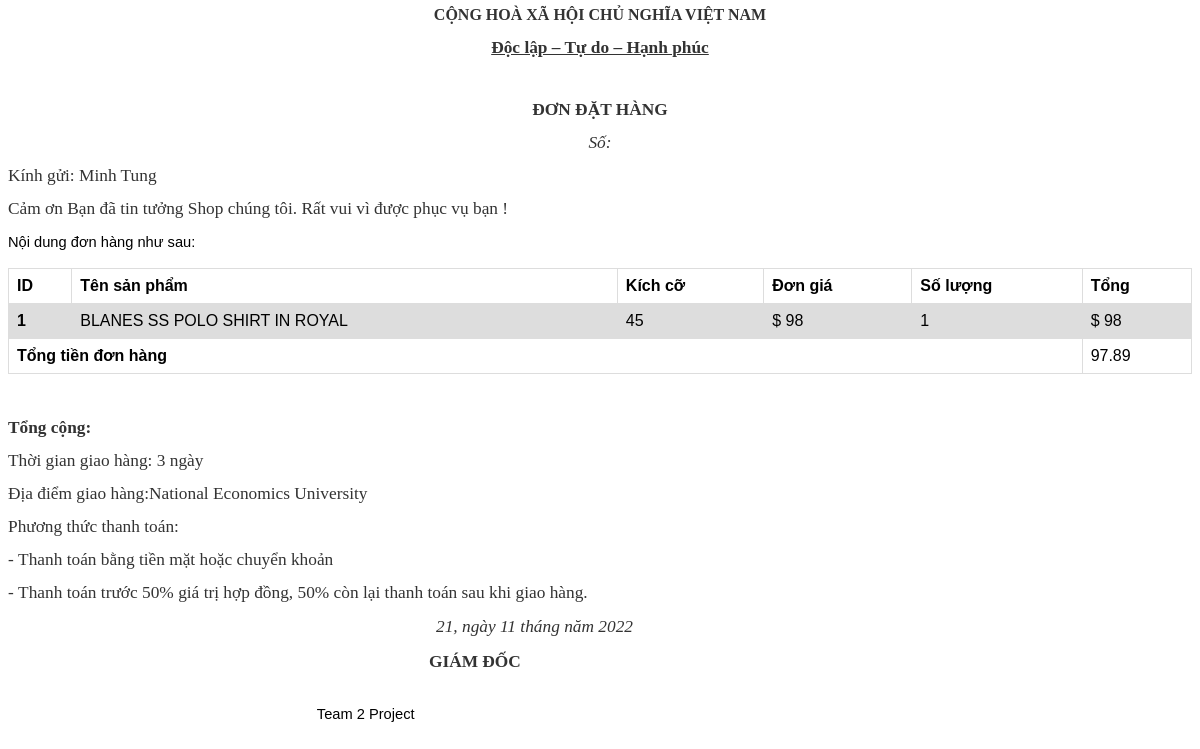
Page /admin_page/testdata.php?order_id=1 on the committed database.
### tables this page shows
CREATE TABLE `order` (
  `id` int(11) NOT NULL,
  `user_id` int(11) DEFAULT NULL,
  `fullname` varchar(255) DEFAULT NULL,
  `email` varchar(255) DEFAULT NULL,
  `phone_number` varchar(255) DEFAULT NULL,
  `address` varchar(255) DEFAULT NULL,
  `note` longtext DEFAULT NULL,
  `total_money` float NOT NULL,
  `order_date` datetime DEFAULT NULL,
  `status` int(11) DEFAULT NULL
);

CREATE TABLE `orderdetail` (
  `id` int(11) NOT NULL,
  `order_id` int(11) DEFAULT NULL,
  `product_id` int(11) DEFAULT NULL,
  `size` int(11) NOT NULL,
  `price` int(11) DEFAULT NULL,
  `num` int(11) DEFAULT NULL,
  `total_money` int(11) DEFAULT NULL
);

CREATE TABLE `product` (
  `id` int(11) NOT NULL,
  `category_id` int(11) DEFAULT NULL,
  `title` varchar(255) DEFAULT NULL,
  `price_old` float NOT NULL DEFAULT 0,
  `price` float DEFAULT NULL,
  `description` longtext DEFAULT NULL,
  `closed` int(11) NOT NULL,
  `bought` int(11) NOT NULL,
  `created_at` datetime DEFAULT NULL,
  `updated_at` datetime DEFAULT NULL,
  `deleted` int(11) DEFAULT NULL
);

### Models/clsDatabase.php (called while the page is built, shortened)
<?php
class clsDatabase{
	function ConnectDB()
	{
		$conn = NULL;
		try
		{
			$conn = new PDO("mysql:host=localhost;dbname=project2","root","");
			$conn->query("SET NAMES UTF8");
		}
		catch(PDOException $ex)
		{
			echo "<p>".$ex->getMessage()."</p>";
			die("<h3> ERROR IN CONNECTING DATABASE</h3>");
		}
		return $conn;
	}
	function executeQuery($sql,$data=null){
      $conn=$this->ConnectDB();
	  if(isset($data)==false||empty($data)){
		$this->pdo_stm=$conn->prepare($sql);
		$result=$this->pdo_stm->execute();
		return $result;
	  }
	  else{
		$this->pdo_stm=$conn->prepare($sql);
		$result=$this->pdo_stm->execute($data);
		return $result;
	  }
	}
}
?>

### Models/clsOrderDetail.php (called while the page is built, shortened)
<?php
require_once("clsDatabase.php");
 class clsOrderDetail{
   function getOrderDetail($order_id){
    $clsDatabase= new clsDatabase();
    $sql="SELECT * FROM `orderdetail` WHERE order_id=$order_id;";
    $clsDatabase->executeQuery($sql);
    $rows=$clsDatabase->pdo_stm->fetchAll(PDO::FETCH_ASSOC);
     return $rows;
   }
   function getNameProduct($product_id){
    $sql="SELECT product.title FROM product INNER JOIN orderdetail WHERE product.id=orderdetail.product_id AND orderdetail.product_id=$product_id;";
    $clsDatabase= new clsDatabase();
    $clsDatabase->executeQuery($sql);
    $row=$clsDatabase->pdo_stm->fetch(PDO::FETCH_ASSOC);
    return $row["title"];
   }
 }
?>

### Models/clsOrder.php (called while the page is built, shortened)
<?php
require_once("clsDatabase.php");
class clsOrder{
    function getOrderById($order_id){
        $clsDatabase= new clsDatabase();
        $sql="SELECT * FROM `order` WHERE id=$order_id;";
        $clsDatabase->executeQuery($sql);
        $row=$clsDatabase->pdo_stm->fetch(PDO::FETCH_ASSOC);
        return $row;
    }
}
?>

### admin_page/testdata.php (the view, shortened to what this page needs)
<?php
    require("../Models/clsOrder.php");
    require_once("../Models/clsOrderDetail.php");
    $order_id = "";
    if(isset($_REQUEST["order_id"]))
    {
      $order_id=$_REQUEST["order_id"];
    }
    $clsOrder = new clsOrder();
    $order=$clsOrder->getOrderById($order_id);
    $clsOrderDetail=new clsOrderDetail();
    $orderDetail=$clsOrderDetail->getOrderDetail($order_id);
    $allProduct='';
    foreach ($orderDetail as $value) {
      $nameProduct = $clsOrderDetail->getNameProduct($value["product_id"]) ;
      $size= $value["size"] ;
$allProduct.='<tr>
<th scope="row">'. $value["id"].'</th>
<td>'.$nameProduct .'</td>
<td>'. $size.'</td>
<td>$ '. $value["price"] .'</td>
<td> '. $value["num"] .'</td>
<td>$ '. $value["total_money"] .'</td>
</tr>';
      }
    $body    = '<!DOCTYPE HTML PUBLIC "-//W3C//DTD HTML 4.0 Transitional//EN">
    <html>
    <head>
    </head>
    <body lang="en-US" text="#000000" link="#000080" vlink="#800000" dir="ltr">
    <div class="container">
    <p class="western mt-5" align="center" style="margin-bottom: 0.11in; line-height: 100%">
    <font color="#333333"><font face="Times New Roman, serif"><font size="3" style="font-size: 12pt"><b>
    CỘNG HOÀ XÃ HỘI CHỦ NGHĨA VIỆT NAM</b></font></font></font></p>
    <p class="western" align="center" style="margin-top: 0.19in; margin-bottom: 0.19in; line-height: 100%">
    <font color="#333333"><font face="Times New Roman, serif"><font size="3" style="font-size: 13pt"><u><b>&#272;&#7897;c
    l&#7853;p &ndash; T&#7921; do &ndash; H&#7841;nh ph&uacute;c<br/>
    </b></u></font></font></font><br/>
    <br/>
    </p>
    <p class="western" align="center" style="margin-top: 0.19in; margin-bottom: 0.19in; line-height: 100%">
    <font color="#333333"><font face="Times New Roman, serif"><font size="3" style="font-size: 13pt"><b>&#272;&#416;N
    &#272;&#7862;T H&Agrave;NG</b></font></font></font></p>
    <p class="western" align="center" style="margin-top: 0.19in; margin-bottom: 0.19in; line-height: 100%">
    <font color="#333333"><font face="Times New Roman, serif"><font size="3" style="font-size: 13pt"><i>S&#7889;:
    <?= $order["id"] ?></i></font></font></font></p>
    <p class="western" style="margin-top: 0.19in; margin-bottom: 0.19in; line-height: 100%">
    <font color="#333333"><font face="Times New Roman, serif"><font size="3" style="font-size: 13pt">K&iacute;nh
    g&#7917;i:
    '.$order["fullname"].' </font></font></font></p>
    <p class="western" style="margin-top: 0.19in; margin-bottom: 0.19in; line-height: 100%">
    <font color="#333333"><font face="Times New Roman, serif"><font size="3" style="font-size: 13pt">Cảm ơn Bạn đã tin tưởng Shop chúng tôi. Rất vui vì được phục vụ bạn ! </font></font></font></p>
    <p class="western" style="margin-top: 0.19in; margin-bottom: 0.19in; line-height: 100%">
    Nội dung đơn hàng như sau: </p>
    <table  style="font-family: arial, sans-serif;
    border-collapse: collapse;
    width: 100%;">
        <tr>
          <th scope="col">ID  </th>
          <th scope="col">Tên sản phẩm</th>
          <th scope="col">Kích cỡ</th>
          <th scope="col">Đơn giá</th>
          <th scope="col">Số lượng</th>
          <th scope="col">Tổng</th>
        </tr>
        '.$allProduct.'
        <tr>
          <th colspan="5">Tổng tiền đơn hàng</th>
          <td>'.$order["total_money"].'</td>
        </tr>
    </table>
    <p class="western" style="margin-bottom: 0in; line-height: 100%"><br/>
    </p>
    <p class="western" style="margin-top: 0.19in; margin-bottom: 0.19in; line-height: 100%">
    <font color="#333333"><font face="Times New Roman, serif"><font size="3" style="font-size: 13pt"><b>T&#7893;ng
    c&#7897;ng:</b></font></font></font></p>
    <p class="western" style="margin-top: 0.19in; margin-bottom: 0.19in; line-height: 100%">
    <font color="#333333"><font face="Times New Roman, serif"><font size="3" style="font-size: 13pt">Th&#7901;i
    gian giao
    h&agrave;ng: 3 ngày</font></font></font></p>
    <p class="western" style="margin-top: 0.19in; margin-bottom: 0.19in; line-height: 100%">
    <font color="#333333"><font face="Times New Roman, serif"><font size="3" style="font-size: 13pt">&#272;&#7883;a
    &#273;i&#7875;m giao
    h&agrave;ng:'.$order["address"].'</font></font></font></p>
    <p class="western" style="margin-top: 0.19in; margin-bottom: 0.19in; line-height: 100%">
    <font color="#333333"><font face="Times New Roman, serif"><font size="3" style="font-size: 13pt">Ph&#432;&#417;ng
    th&#7913;c thanh to&aacute;n:</font></font></font></p>
    <p class="western" style="margin-top: 0.19in; margin-bottom: 0.19in; line-height: 100%">
    <font color="#333333"><font face="Times New Roman, serif"><font size="3" style="font-size: 13pt">-&nbsp;Thanh
    to&aacute;n b&#7857;ng ti&#7873;n m&#7863;t ho&#7863;c chuy&#7875;n
    kho&#7843;n</font></font></font></p>
    <p class="western" style="margin-top: 0.19in; margin-bottom: 0.19in; line-height: 100%">
    <font color="#333333"><font face="Times New Roman, serif"><font size="3" style="font-size: 13pt">-&nbsp;Thanh
    to&aacute;n tr&#432;&#7899;c 50% gi&aacute; tr&#7883; h&#7907;p &#273;&#7891;ng,
    50% c&ograve;n l&#7841;i thanh to&aacute;n sau khi giao h&agrave;ng.</font></font></font></p>
    <table width="625" cellpadding="7" cellspacing="0">
      <col width="295"/>
      <col width="302"/>
      <tr valign="top">
        <td width="295" height="88" style="border: none; padding: 0in"><p class="western">
          <br/>
          </p>
        </td>
        <td width="302" style="border: none; padding: 0in"><p class="western" align="right" style="margin-bottom: 0.11in">
          <font color="#333333"><font face="Times New Roman, serif"><font size="3" style="font-size: 13pt"><i>21,
          ng&agrave;y 11 th&aacute;ng n&#259;m 2022</i></font></font></font></p>
          <p class="western" align="center" style="margin-top: 0.19in; margin-bottom: 0.19in">
          <font color="#333333"><font face="Times New Roman, serif"><font size="3" style="font-size: 13pt"><b>GI&Aacute;M
          &#272;&#7888;C</b></font></font></font></p>
          <p class="western"><br/>
                           Team 2 Project
          </p>
        </td>
      </tr>
    </table>
    </div>
    </body>
    </html>';
    echo $body;
?>

### admin_page/testdata.php (style rules this page uses)
p { margin-bottom: 0.1in; direction: ltr; color: #000000; line-height: 115%; orphans: 2; widows: 2; background: transparent }
p.western { font-family: "Calibri", sans-serif; font-size: 11pt; so-language: en-US }
td, th { border: 1px solid #dddddd; text-align: left; padding: 8px; }
tr:nth-child(even) { background-color: #dddddd; }

### rows in the picture
order: fullname "Minh Tung", total_money "97.89", address "National Economics University"
orderdetail: id "1", product.title "BLANES SS POLO SHIRT IN ROYAL", size "45", price "98", num "1", total_money "98"
